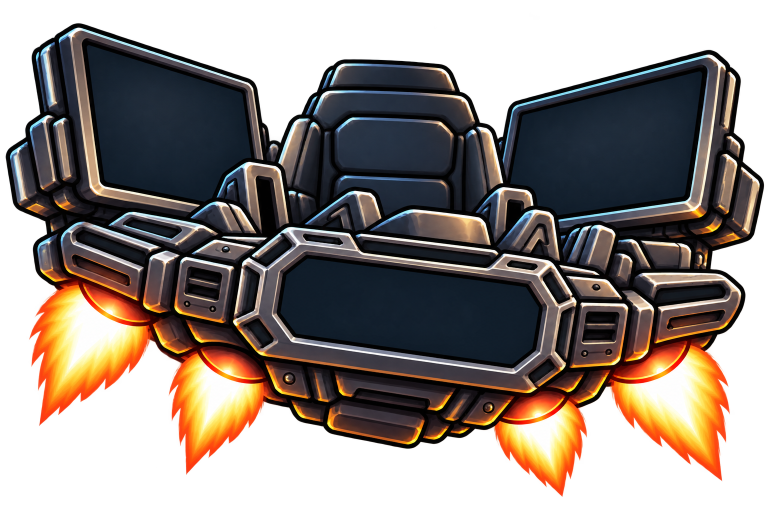
#> input picture assets/mini-boss/wojak/wojak-boss-spaceship-right.png, 1536 x 1024 px (shown at 1/2 size)
$ python generate-wojak-lights.py
#> lines starting #> are read from the running program, lines starting #| are printed output that depends on the picture; after the words box and inside, x2 and y2 are one past the last pixel; in counts of white or black regions, pixels touching at a corner belong together
"""Generate green/red lighting overlays in both directions. Requires Pillow.

Run from any directory: python scripts/generate-wojak-lights.py
Optional: --preview PATH writes a labeled four-panel inspection composite.
Coordinates are hand-mapped to this exact source, not automatic segmentation.
Only the output contains new pixels; source artwork is read-only.
"""
import argparse
import hashlib
from pathlib import Path
from PIL import Image, ImageDraw, ImageFilter, ImageChops

ROOT = Path(__file__).resolve().parents[1]
SOURCE = ROOT / 'assets/mini-boss/wojak/wojak-boss-spaceship-right.png'
SOURCE_SHA256 = '7413c6046de4cf81b236cefd24ab1ead3715ad6685f0b6d1cbb01b7c3500c5f0'
CANVAS_SIZE = (1536, 1024)
NEON_GREEN = (58, 255, 91)
SUPERSAMPLE = 4
# Manually inset strips inside the dark recesses, in original source pixels.
# Small inset margins preserve the black outlines and surrounding metal.
RECESSES = {
    'left_upper': [(165, 480), (176, 480), (281, 517), (278, 525), (164, 490)],
    'left_lower': [(158, 524), (248, 554), (247, 561), (156, 532)],
    'left_shoulder': [(262, 450), (339, 469), (345, 464), (267, 444)],
    'cockpit_rim': [(736, 488), (966, 511), (959, 520), (736, 499)],
    'screen_upper_left': [(621, 468), (673, 474), (677, 478), (621, 473)],
    'screen_upper_right': [(1022, 527), (1067, 533), (1069, 528), (1024, 523)],
    'left_vent_upper': [(384, 554), (432, 564), (432, 571), (382, 561)],
    'left_vent_lower': [(379, 577), (427, 587), (427, 594), (378, 584)],
    'right_vent_upper': [(1180, 639), (1223, 637), (1223, 631), (1182, 632)],
    'right_vent_lower': [(1176, 663), (1219, 661), (1221, 654), (1178, 655)],
    'right_upper': [(1325, 582), (1411, 571), (1422, 575), (1420, 584), (1321, 598)],
    'right_lower': [(1344, 640), (1428, 626), (1435, 630), (1432, 639), (1344, 654)],
}


SOURCE_LEFT = SOURCE.with_name('wojak-boss-spaceship-left.png')
SOURCE_LEFT_SHA256 = '49c6aad134a5e4486415cf1ebe3807fb6935ac7744da95530c975e9c750d491b'
PALETTES = {
    'green': (NEON_GREEN, (110, 255, 138)),
    'red': ((255, 42, 60), (255, 100, 112)),
}


def generate():
    originals = {path: path.read_bytes() for path in (SOURCE, SOURCE_LEFT)}
    for path, expected in ((SOURCE, SOURCE_SHA256), (SOURCE_LEFT, SOURCE_LEFT_SHA256)):
        if hashlib.sha256(originals[path]).hexdigest() != expected:
            raise ValueError('Source artwork changed: inspect/remap polygons before generating.')
    sources = {direction: Image.open(path).convert('RGBA')
               for direction, path in (('right', SOURCE), ('left', SOURCE_LEFT))}
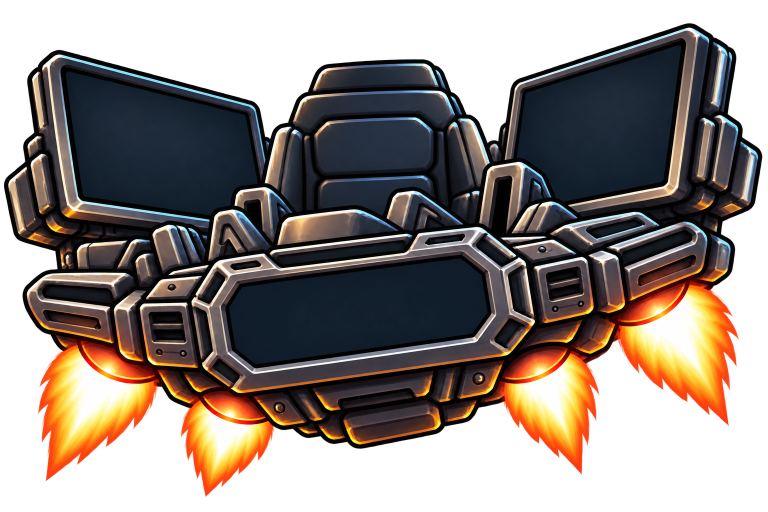
#> input picture assets/mini-boss/wojak/wojak-boss-spaceship-left.png, 1536 x 1024 px (shown at 1/2 size)
#> sources = 2 items
    for source in sources.values():
        assert source.size == CANVAS_SIZE
#> this loop made 2 passes
    # Compare every visible RGBA byte and alpha. The supplied images have
    # different unused RGB values ONLY where alpha is exactly zero; canonicalize
    # those invisible pixels before checking exact rendered mirror equivalence.
    def visible_pixels(image):
        visible = image.getchannel('A').point(lambda alpha: 255 if alpha else 0)
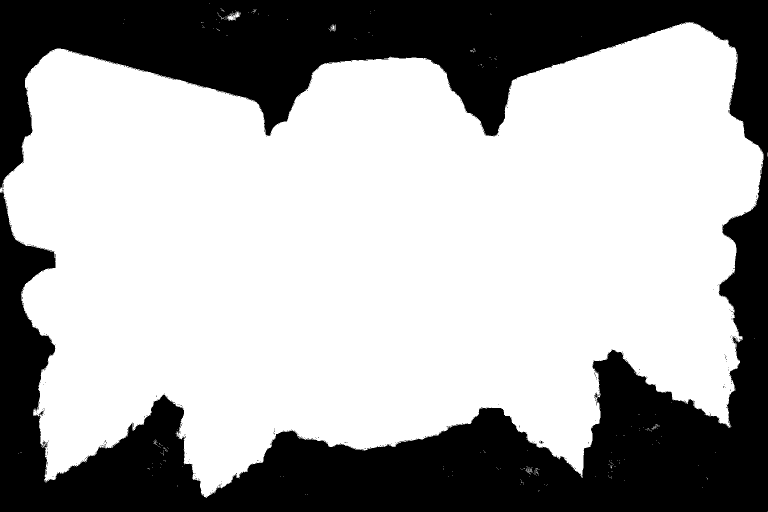
#> visible: PIL image 1536x1024 L (shown at 1/2 size); 65.8% white; 445 black regions (442 under 20 px), largest, box (x1, y1, x2, y2) and area: (0, 0, 1536, 1024) 537318, (77, 822, 87, 831) 37, (1081, 881, 1088, 888) 21
        return Image.composite(image, Image.new('RGBA', image.size), visible).tobytes()
    if visible_pixels(sources['right'].transpose(Image.Transpose.FLIP_LEFT_RIGHT)) != visible_pixels(sources['left']):
        raise ValueError('Ships are not exact mirrors; map left-side polygons separately.')
    mask = Image.new('L', tuple(v * SUPERSAMPLE for v in CANVAS_SIZE), 0)
#> mask: PIL image 6144x4096 L; every value is 0
    draw = ImageDraw.Draw(mask)
    for points in RECESSES.values():
        draw.polygon([(x * SUPERSAMPLE, y * SUPERSAMPLE) for x, y in points], fill=255)
    mask = mask.resize(CANVAS_SIZE, Image.Resampling.LANCZOS)
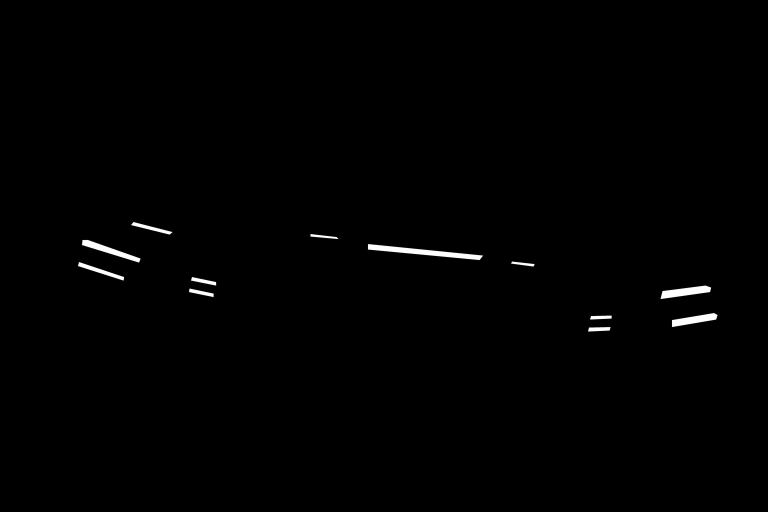
#> mask: PIL image 1536x1024 L (shown at 1/2 size); min 0, max 255, mean 1.5
    overlays = {}
    for direction, source in sources.items():
        directional_mask = mask if direction == 'right' else mask.transpose(Image.Transpose.FLIP_LEFT_RIGHT)
        for name, (glow_color, core_color) in PALETTES.items():
            overlay = Image.new('RGBA', CANVAS_SIZE)
            for radius, strength, color in [(8, 0.15, glow_color), (2.5, 0.35, glow_color),
                                             (0, 0.92, core_color)]:
                alpha = directional_mask.filter(ImageFilter.GaussianBlur(radius)) if radius else directional_mask
                alpha = alpha.point(lambda value: round(value * strength))
                alpha = ImageChops.multiply(alpha, source.getchannel('A'))
                layer = Image.new('RGBA', CANVAS_SIZE, color + (0,))
                layer.putalpha(alpha)
                overlay = Image.alpha_composite(overlay, layer)
            assert overlay.getchannel('A').getextrema()[0] == 0
            output = SOURCE.with_name(f'wojak-lights-{name}-{direction}.png')
            overlay.save(output)
            overlays[(name, direction)] = overlay
            print(f'Generated {output.name}: {overlay.size}, {overlay.mode}, alpha {overlay.getchannel("A").getextrema()}')
#> this loop made 2 passes
#> direction on passes 1 to 2: 'right', 'left'
#| Generated wojak-lights-green-right.png: (1536, 1024), RGBA, alpha (0, 242)
#| Generated wojak-lights-red-right.png: (1536, 1024), RGBA, alpha (0, 242)
#| Generated wojak-lights-green-left.png: (1536, 1024), RGBA, alpha (0, 242)
#| Generated wojak-lights-red-left.png: (1536, 1024), RGBA, alpha (0, 242)
#> pass 1, in generate, `overlay.save(output)`:
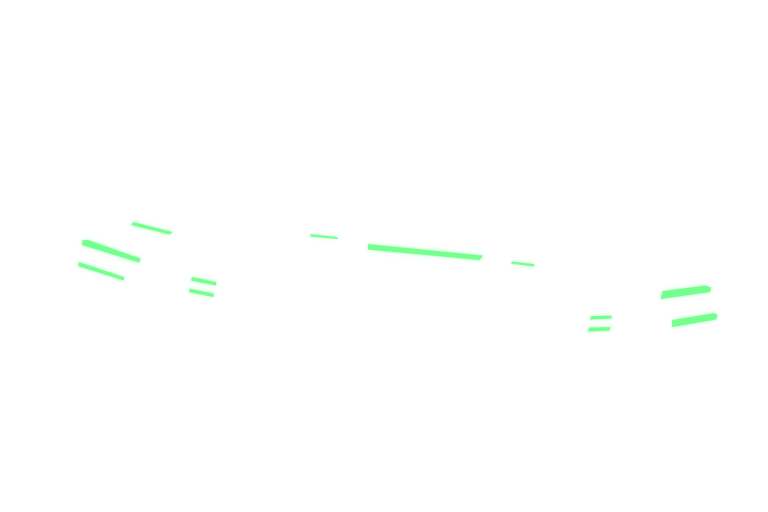
#> saved as wojak-lights-green-right.png: PIL image 1536x1024 RGBA (shown at 1/2 size); mean R, G, B, A 1.9, 6.8, 2.7, 1.6; transparent parts drawn white
#> pass 1, in generate, `overlay.save(output)`:
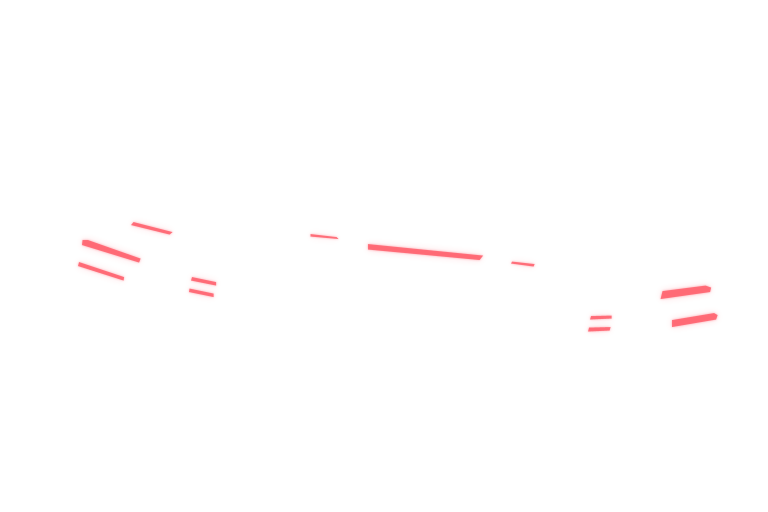
#> saved as wojak-lights-red-right.png: PIL image 1536x1024 RGBA (shown at 1/2 size); mean R, G, B, A 6.8, 1.5, 1.9, 1.6; transparent parts drawn white
#> pass 2, in generate, `overlay.save(output)`:
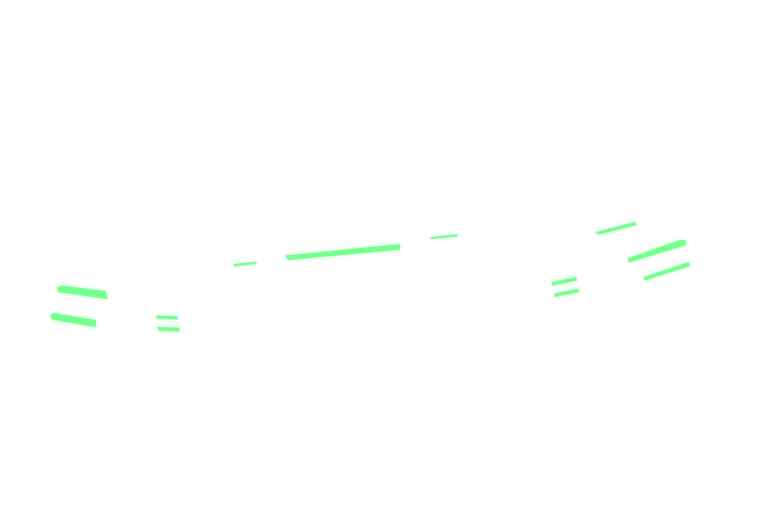
#> saved as wojak-lights-green-left.png: PIL image 1536x1024 RGBA (shown at 1/2 size); mean R, G, B, A 1.9, 6.8, 2.7, 1.6; transparent parts drawn white
#> after the loop, overlays = 4 items
    assert all(path.read_bytes() == before for path, before in originals.items())
    return sources, overlays


def main():
    parser = argparse.ArgumentParser(description=__doc__)
    parser.add_argument('--preview', type=Path, help='Optional four-panel inspection composite')
    args = parser.parse_args()
    sources, overlays = generate()
#> sources = 2 items; overlays = 4 items
    if args.preview:
        preview = Image.new('RGBA', (1536, 1080), (22, 28, 38, 255))
        for row, name in enumerate(('green', 'red')):
            for column, direction in enumerate(('right', 'left')):
                composite = Image.new('RGBA', CANVAS_SIZE, (22, 28, 38, 255))
                composite.alpha_composite(sources[direction])
                composite.alpha_composite(overlays[(name, direction)])
                composite = composite.resize((768, 512), Image.Resampling.LANCZOS)
                x, y = column * 768, row * 540
                preview.alpha_composite(composite, (x, y + 28))
                ImageDraw.Draw(preview).text((x + 12, y + 8), f'{name.upper()} / {direction.upper()}', fill='white')
        preview.save(args.preview)
    print(f'Both source hashes unchanged; exact visible-pixel mirror verified; {len(RECESSES)} strips per overlay.')


if __name__ == '__main__':
    main()
